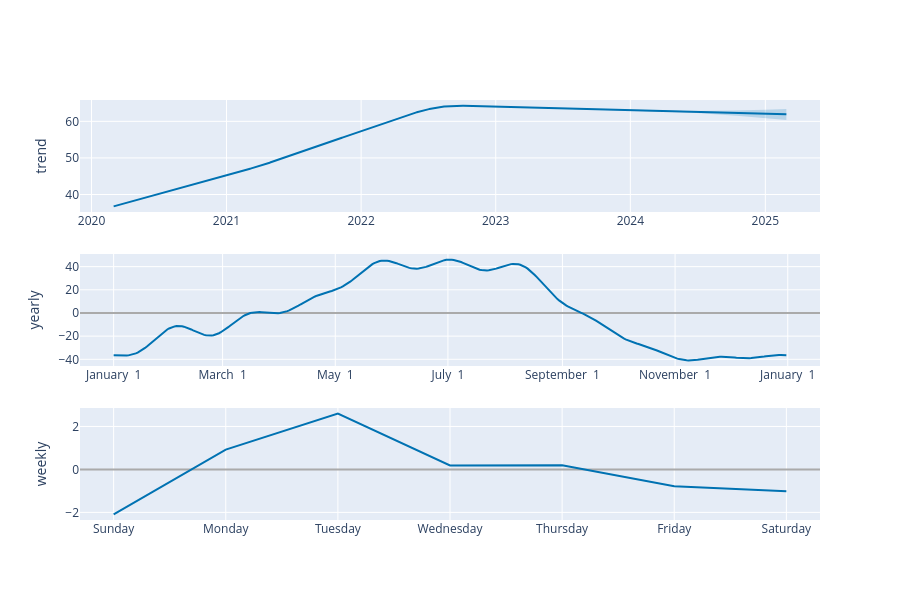

The cell this chart's notebook holds for it:
### Code cell
from prophet.plot import plot_components_plotly

plot_components_plotly(modelo, previsao)

### Figure 1 — Plotly figure (JSON) as saved in the notebook; plotly's stock layout.template omitted (floating-point values rounded to 4 significant figures; data arrays with more than 128 entries replaced by an {"elided": "..."} marker saying what was removed)
{"data": [{"line": {"color": "#0072B2", "width": 2}, "mode": "lines", "name": "trend", "type": "scatter", "x": {"elided": "1825 str values"}, "xaxis": "x", "y": {"elided": "1825 float values"}, "yaxis": "y"}, {"line": {"color": "rgba(0, 114, 178, 0.2)", "width": 0}, "mode": "lines", "name": "trend_upper", "type": "scatter", "x": {"elided": "1825 str values"}, "xaxis": "x", "y": {"elided": "1825 float values"}, "yaxis": "y"}, {"fill": "tonexty", "fillcolor": "rgba(0, 114, 178, 0.2)", "line": {"color": "rgba(0, 114, 178, 0.2)", "width": 0}, "mode": "lines", "name": "trend_lower", "type": "scatter", "x": {"elided": "1825 str values"}, "xaxis": "x", "y": {"elided": "1825 float values"}, "yaxis": "y"}, {"line": {"color": "#0072B2", "width": 2}, "mode": "lines", "name": "yearly", "type": "scatter", "x": {"elided": "365 str values"}, "xaxis": "x2", "y": {"elided": "365 float values"}, "yaxis": "y2"}, {"line": {"color": "#0072B2", "width": 2}, "mode": "lines", "name": "weekly", "type": "scatter", "x": ["2017-01-01T00:00:00.000000000", "2017-01-02T00:00:00.000000000", "2017-01-03T00:00:00.000000000", "2017-01-04T00:00:00.000000000", "2017-01-05T00:00:00.000000000", "2017-01-06T00:00:00.000000000", "2017-01-07T00:00:00.000000000"], "xaxis": "x3", "y": [-2.094, 0.9202, 2.599, 0.1881, 0.19, -0.7816, -1.022], "yaxis": "y3"}], "layout": {"height": 600, "showlegend": false, "width": 900, "xaxis": {"anchor": "y", "domain": [0, 1], "range": ["2019-11-30T19:12:00", "2025-05-29T04:48:00"], "type": "date"}, "xaxis2": {"anchor": "y2", "domain": [0, 1], "range": ["2016-12-13T18:54:02.958904115", "2018-01-18T11:04:57.863013581"], "tickformat": "%B %e", "type": "date"}, "xaxis3": {"anchor": "y3", "domain": [0, 1], "range": ["2016-12-31T16:48:00", "2017-01-07T07:12:00"], "tickformat": "%A", "type": "date"}, "yaxis": {"anchor": "x", "domain": [0.7333, 1], "rangemode": "normal", "title": {"text": "trend"}, "zerolinecolor": "#AAA"}, "yaxis2": {"anchor": "x2", "domain": [0.3667, 0.6333], "title": {"text": "yearly"}, "zerolinecolor": "#AAA"}, "yaxis3": {"anchor": "x3", "domain": [0, 0.2667], "title": {"text": "weekly"}, "zerolinecolor": "#AAA"}}}
